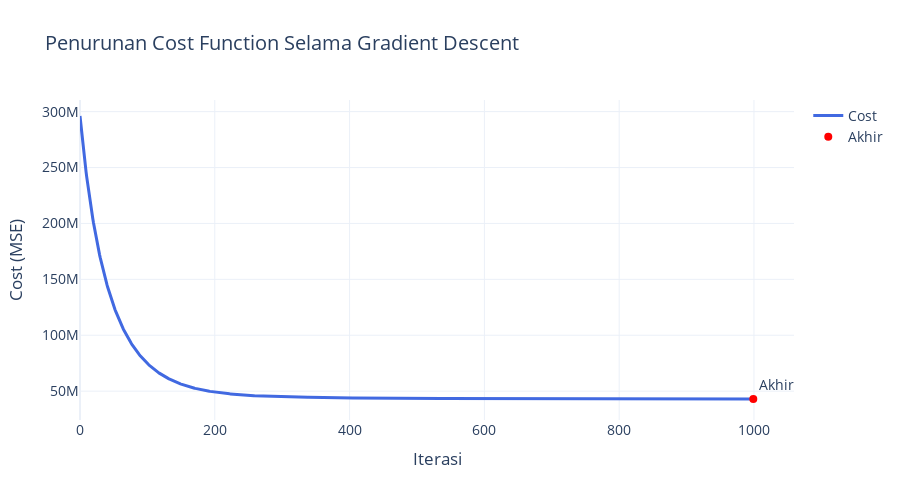

Notebook code cell kept with this figure:
### Code cell
# testing visualisasi pake plotly

import plotly.graph_objects as go

fig = go.Figure()

fig.add_trace(go.Scatter(
    x=list(range(iterations)),
    y=cost_history,
    mode='lines',
    line=dict(color='royalblue', width=3),
    name='Cost'
))

# Tambahkan titik akhir
fig.add_trace(go.Scatter(
    x=[iterations - 1],
    y=[cost_history[-1]],
    mode='markers+text',
    marker=dict(color='red', size=8),
    text=[f"Akhir: {cost_history[-1]:,.2f}"],
    textposition="top right",
    name='Akhir'
))

# Desain layout
fig.update_layout(
    title='Penurunan Cost Function Selama Gradient Descent',
    xaxis_title='Iterasi',
    yaxis_title='Cost (MSE)',
    template='plotly_white',
    font=dict(size=14),
    width=900,
    height=500
)

fig.show()

### Figure 1 — Plotly figure (JSON) as saved in the notebook; plotly's stock layout.template omitted (floating-point values rounded to 4 significant figures; data arrays with more than 128 entries replaced by an {"elided": "..."} marker saying what was removed)
{"data": [{"line": {"color": "royalblue", "width": 3}, "mode": "lines", "name": "Cost", "type": "scatter", "x": {"elided": "1000 int values"}, "y": {"elided": "1000 float values"}}, {"marker": {"color": "red", "size": 8}, "mode": "markers+text", "name": "Akhir", "text": ["Akhir: 42,958,776.14"], "textposition": "top right", "type": "scatter", "x": [999], "y": [42960000.0]}], "layout": {"font": {"size": 14}, "height": 500, "title": {"text": "Penurunan Cost Function Selama Gradient Descent"}, "width": 900, "xaxis": {"title": {"text": "Iterasi"}}, "yaxis": {"title": {"text": "Cost (MSE)"}}}}
